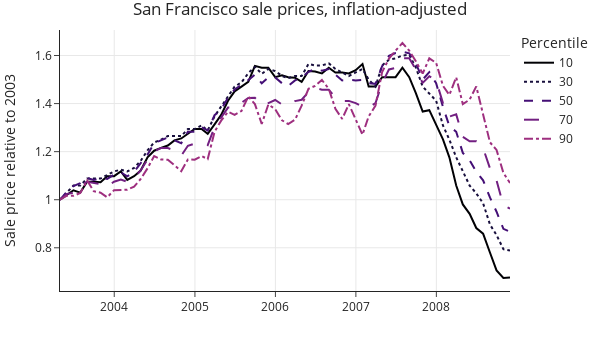

Write notebook code for a chart like this one.
### Markdown cell above
This plot shows the rise in prices from 2003 to 2007 and the fall in 2008.
But we can show more information by plotting a few additional percentiles instead of just the median. Let's draw separate lines for the 10th, 30th, 50th (median), 70th, and 90th percentile sale prices. When we examine prices over time, we typically need to adjust for inflation so that the comparisons are on the same footing. In addition to adjusting for inflation, let's plot the prices 
relative to the starting price in 2003 for each of the percentiles.
This means that all the lines start at y = 1 in 2003.
(A value of 1.5 for the 90th percentile in 2006 indicates that the sale price is 1.5 times the 90th percentile in 2003.)
This normalization lets us see how the housing crash affected home owners in the different parts of the market.

### Code cell
infl_2003 = [1, 2.66, 6.14, 9.57, 12.69, 17.01, 16.60]

fig = px.line(rel_percentiles, x='date', y='rel_price', 
              line_dash='percentile', color='percentile',
              color_discrete_sequence=plotly.express.colors.sequential.Magma,
              title='San Francisco sale prices, inflation-adjusted',
              labels=dict(date='',rel_price='Sale price relative to 2003'),
              width=600, height=350)
fig.update_layout(legend_title_text='Percentile')
margin(fig, t=30)
